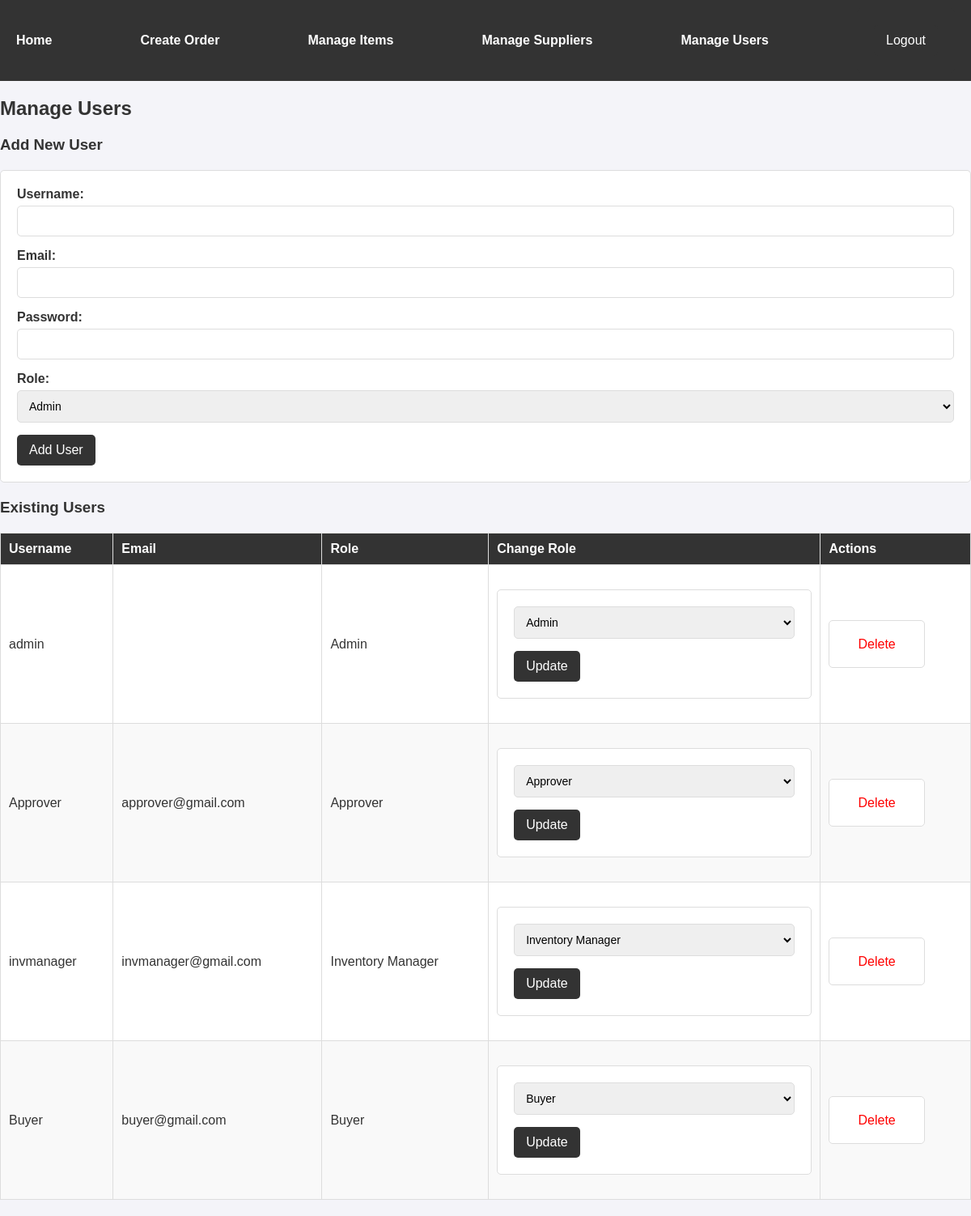
Screenshot of /app/manage_users/ (signed in) with the database file from the repository.
### PO_Items/models.py (models this page shows, shortened)
class User(AbstractUser):
    ROLE_CHOICES = [
        ('ADMIN', 'Admin'),
        ('BUYER', 'Buyer'),
        ('APPROVER', 'Approver'),
        ('INVENTORY_MANAGER', 'Inventory Manager'),
    ]
    role = models.CharField(max_length=20, choices=ROLE_CHOICES, default='BUYER')

### PO_Items/decorators.py (the view)
        def _wrapped_view(request, *args, **kwargs):
            if request.user.role in allowed_roles:
                return view_func(request, *args, **kwargs)
            return HttpResponseForbidden("You do not have permission to access this page.")

### PO_Items/views.py (called while the page is built, shortened)
@login_required
@role_required(['ADMIN'])
def manage_users(request):
    users = User.objects.all()
    return render(request, 'PO_Items/manage_users.html', {'users': users})

### PO_Items/templates/PO_Items/manage_users.html (shortened to what this page needs)
{% load static %}
<link rel="stylesheet" type="text/css" href="{% static 'PO_Items/styles.css' %}">
<div class="navbar">
    <a href="{% url 'PO_Items:PO_Items' %}">Home</a>
    {% if request.user.role == 'BUYER' or request.user.role == 'ADMIN' %}
        <a href="{% url 'PO_Items:create_order' %}">Create Order</a>
    {% endif %}
    {% if request.user.role == 'INVENTORY_MANAGER' or request.user.role == 'ADMIN' %}
        <a href="{% url 'PO_Items:manage_items' %}">Manage Items</a>
        <a href="{% url 'PO_Items:manage_suppliers' %}">Manage Suppliers</a>
    {% endif %}
    {% if request.user.role == 'ADMIN' %}
        <a href="{% url 'PO_Items:manage_users' %}">Manage Users</a>
    {% endif %}
    <form class = "form_nav" method="post" action="{% url 'logout' %}" style="margin: 0;">
        <button type="submit" >Logout</button>
    </form>
</div>
<h2>Manage Users</h2>
<h3>Add New User</h3>
<form method="post" action="">
    <label for="username">Username:</label>
    <input type="text" id="username" name="username" required><br>
    <label for="email">Email:</label>
    <input type="email" id="email" name="email" required><br>
    <label for="password">Password:</label>
    <input type="password" id="password" name="password" required><br>
    <label for="role">Role:</label>
    <select id="role" name="role" required>
        {% for key, value in user.ROLE_CHOICES %}
        <option value="{{ key }}">{{ value }}</option>
        {% endfor %}
    </select><br>
    <button type="submit">Add User</button>
</form>
<h3>Existing Users</h3>
<table border="1">
    <thead>
        <tr>
            <th>Username</th>
            <th>Email</th>
            <th>Role</th>
            <th>Change Role</th>
            <th>Actions</th>
        </tr>
    </thead>
    <tbody>
        {% for user in users %}
        <tr>
            <td>{{ user.username }}</td>
            <td>{{ user.email }}</td>
            <td>{{ user.get_role_display }}</td>
            <td>
                <form method="post" action="">
                    <select name="role">
                        {% for key, value in user.ROLE_CHOICES %}
                        <option value="{{ key }}" {% if user.role == key %}selected{% endif %}>
                            {{ value }}
                        </option>
                        {% endfor %}
                    </select>
                    <button type="submit">Update</button>
                </form>
            </td>
            <td>
                <form method="post" action="{% url 'PO_Items:delete_user' user.id %}" style="display: inline;">
                    <button type="submit" style="background: none; border: none; color: red; cursor: pointer;">Delete</button>
                </form>
            </td>
        </tr>
        {% endfor %}
    </tbody>
</table>

### PO_Items/static/PO_Items/styles.css (style rules this page uses)
.form_nav { background-color: #333; border-color: #333; }
.navbar { background-color: #333; color: white; padding: 10px 20px; display: flex; justify-content: space-between; align-items: center; }
.navbar a { color: white; text-decoration: none; margin-right: 15px; font-weight: bold; }
.navbar form { margin: 0; }
.navbar button { background: #333; border: none; color: white; font-size: 16px; cursor: pointer; outline: none; }
table { width: 100%; border-collapse: collapse; margin: 20px 0; background-color: white; }
table th, table td { border: 1px solid #ddd; padding: 10px; text-align: left; }
table th { background-color: #333; color: white; }
table tr:nth-child(even) { background-color: #f9f9f9; }
form { margin: 20px 0; padding: 20px; background-color: white; border: 1px solid #ddd; border-radius: 5px; }
form label { display: block; margin-bottom: 5px; font-weight: bold; }
form input, form select, form textarea { width: 100%; padding: 10px; margin-bottom: 15px; border: 1px solid #ddd; border-radius: 5px; font-size: 14px; }
form button { background-color: #333; color: white; border: none; padding: 10px 15px; border-radius: 5px; cursor: pointer; font-size: 16px; }
h2, h3 { color: #333; margin-top: 20px; }

### rows the page displays
User: role "Admin", username "admin"
User: username "Approver", email "approver@gmail.com", role "Approver"
User: username "invmanager", email "invmanager@gmail.com", role "Inventory Manager"
User: username "Buyer", email "buyer@gmail.com", role "Buyer"
